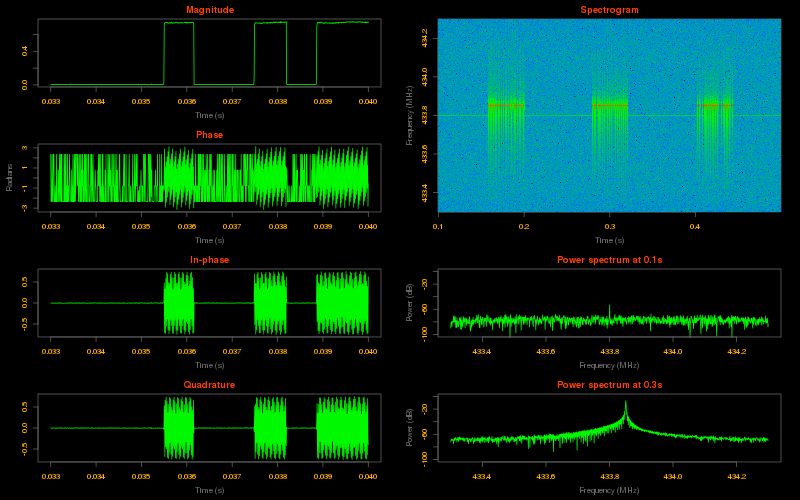

Reproduce this figure in R.
library(iq)

# PNG device options
png('example/example.png', 800, 500)

# set up some fancy colors
plot.color <- '#00f900'
par(bg = '#000000', fg = '#666666', col.main = '#ff4200', col.axis = '#ffad00', col.lab = '#666666')
palette <- colorRampPalette(c('#000000', '#0074ff', '#00f900', '#ff4200'))(100)

# set up the plot layout
layout(matrix(c(1:4, 5, 5, 6, 7), nrow = 4, ncol = 2))
par(mar = c(4, 4, 2, 2), mgp = c(2.5, 1, 0))

# load the signal from file
signal <- iq::FromFile(file.name = 'example/signal.bin.bz2',
                       carrier.frequency = 433.8e6, sample.rate = 1e6)

# extract some I/Q values from the signal in the given range (using at most 1000 samples)
range <- iq::SampleRange(signal, from.time = 0.033, to.time = 0.040, max.samples = 1e3)

# plot the components for the above range
plot(range$time, iq::Magnitude(range$iq), type = 'l', col = plot.color,
     main = 'Magnitude', xlab = 'Time (s)', ylab = '')
plot(range$time, iq::Phase(range$iq), type = 'l', col = plot.color,
     main = 'Phase', xlab = 'Time (s)', ylab = 'Radians')
plot(range$time, iq::InPhase(range$iq), type = 'l', col = plot.color,
     main = 'In-phase', xlab = 'Time (s)', ylab = '')
plot(range$time, iq::Quadrature(range$iq), type = 'l', col = plot.color,
     main = 'Quadrature', xlab = 'Time (s)', ylab = '')

# plot the spectrogram at the given range using a Hamming window 1024 samples wide
from.time <- 0.1
to.time <- 0.5
spectrogram <- iq::Spectrogram(signal, from.time, to.time, iq::Hamming(1024))
spectrogram$y <- spectrogram$y / 1e6
image(spectrogram, col = palette,
      main = 'Spectrogram', xlab = 'Time (s)', ylab = 'Frequency (MHz)')

# plot the spectrum at the given times using a rectangular window 1024 samples wide (default)
at.time <- 0.1
spectrum <- iq::Spectrum(signal, at.time)
plot(spectrum$frequency / 1e6, spectrum$power, type = 'l', ylim = c(-100, 0),
     col = plot.color, main = paste0('Power spectrum at ', at.time, 's'),
     xlab = 'Frequency (MHz)', ylab = 'Power (dB)')

at.time <- 0.3
spectrum <- iq::Spectrum(signal, at.time)
plot(spectrum$frequency / 1e6, spectrum$power, type = 'l', ylim = c(-100, 0),
     col = plot.color, main = paste0('Power spectrum at ', at.time, 's'),
     xlab = 'Frequency (MHz)', ylab = 'Power (dB)')

# done with the plot device
dev.off()
